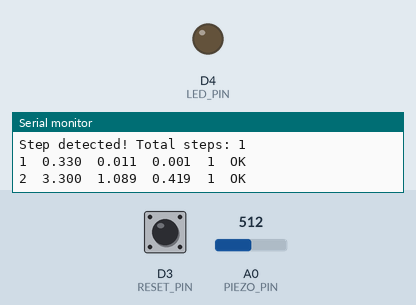
Bench run of a sketch on a simulated ESP8266 (Wemos D1 mini). Parts: output pins drawn as LEDs (lit = HIGH), the last lines printed to the serial monitor. The inputs (shaded band) are chosen by the test bench; at power-on: A0 (PIEZO_PIN) = 512, D3 (RESET_PIN) HIGH. WiFi joins after 1.5 s; servers stay silent unless stated; uploads are accepted with an empty reply. At 12.9 s the program restarts the board; the recording ends there.

Above: at 2.79 s.
2.8 s: A0 (PIEZO_PIN) set to 17
At 5.5 s:
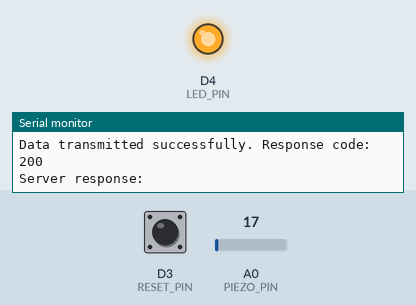
5.8 s: A0 (PIEZO_PIN) set to 14
8.8 s: D3 (RESET_PIN) pulled LOW for 0.15 s
Timing chart, 0 to 12.9 s (numbered marks = the images above; inputs shaded):
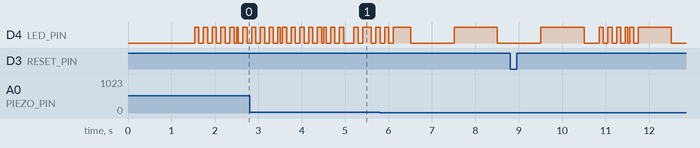

The sketch:

piezoelectric_wifi_harvester.ino
```cpp
/*
 * Piezoelectric Energy Harvesting System with ESP8266 WiFi Integration
 *
 * This sketch extends the basic energy harvesting system with WiFi connectivity
 * to send real-time data to a web dashboard.
 *
 * Hardware Configuration:
 * - ESP8266 (NodeMCU or Wemos D1 Mini)
 * - Multiple piezoelectric sensors in series
 * - Full-wave bridge rectifier (4x 1N4007 diodes)
 * - Storage capacitor (1000µF, 16V)
 * - Voltage divider for analog input (R1=10kΩ, R2=10kΩ)
 * - LED indicator on built-in LED pin
 * - Analog input on pin A0
 *
 * Features:
 * - Real-time data transmission via HTTP POST
 * - JSON data format
 * - Automatic reconnection
 * - Local data backup when WiFi unavailable
 * - Configurable server endpoint
 */

#include <ESP8266WiFi.h>
#include <ESP8266HTTPClient.h>
#include <ArduinoJson.h>
#include <WiFiManager.h>
#include <Ticker.h>

// WiFi Configuration
const char* AP_SSID = "EnergyHarvester_Setup";
const char* AP_PASSWORD = "energy123";
const char* CONFIG_PORTAL_SSID = "EnergyHarvester-Config";

// Server Configuration (update with your server details)
const char* SERVER_HOST = "your-server.com";  // Replace with your server
const int SERVER_PORT = 80;
const String SERVER_ENDPOINT = "/api/energy-data";

// Pin definitions for ESP8266
const int PIEZO_PIN = A0;      // Analog input for piezoelectric voltage
const int LED_PIN = LED_BUILTIN; // Built-in LED for status indication
const int RESET_PIN = D3;      // Optional reset button pin

// System parameters
const float VOLTAGE_DIVIDER_RATIO = 2.0;  // Voltage divider ratio (R1+R2)/R2
const float SUPPLY_VOLTAGE = 3.3;        // ESP8266 supply voltage
const int ADC_RESOLUTION = 1024;         // ESP8266 ADC resolution
const float CAPACITANCE = 0.001;         // Storage capacitance in Farads (1000µF)
const float LOAD_RESISTANCE = 10000.0;   // Load resistance in Ohms (10kΩ)

// Thresholds and timing
const float VOLTAGE_THRESHOLD = 0.1;     // Minimum voltage to consider as valid signal
const unsigned long SAMPLING_INTERVAL = 100;  // Sampling interval in milliseconds
const unsigned long TRANSMIT_INTERVAL = 5000;  // Data transmission interval in milliseconds
const unsigned long DISPLAY_INTERVAL = 1000;  // Display update interval in milliseconds

// Variables for energy calculations
float totalEnergy = 0.0;           // Total energy harvested in Joules
float instantaneousPower = 0.0;    // Instantaneous power in Watts
float currentVoltage = 0.0;        // Current voltage reading in Volts
int stepCount = 0;                 // Number of steps detected
bool stepDetected = false;         // Flag for step detection

// Timing variables
unsigned long lastSampleTime = 0;
unsigned long lastTransmitTime = 0;
unsigned long lastDisplayTime = 0;
unsigned long lastStepTime = 0;
const unsigned long STEP_DEBOUNCE_TIME = 200;  // Debounce time for step detection

// Data smoothing
const int NUM_SAMPLES = 10;
float voltageSamples[NUM_SAMPLES];
int sampleIndex = 0;

// WiFi and transmission variables
WiFiManager wifiManager;
HTTPClient http;
Ticker statusLED;
bool wifiConnected = false;
int transmissionFailures = 0;
const int MAX_FAILURES = 5;

// Device identification
String deviceId;
String deviceName;

void setup() {
  Serial.begin(115200);
  Serial.println("\n=== Piezoelectric Energy Harvester with WiFi ===");

  // Initialize pins
  pinMode(LED_PIN, OUTPUT);
  pinMode(PIEZO_PIN, INPUT);
  pinMode(RESET_PIN, INPUT_PULLUP);

  // Generate unique device ID
  deviceId = "ESP_" + WiFi.macAddress();
  deviceId.replace(":", "");
  deviceName = "EnergyHarvester_" + deviceId.substring(6, 12);

  // Initialize voltage samples array
  for (int i = 0; i < NUM_SAMPLES; i++) {
    voltageSamples[i] = 0.0;
  }

  // Initialize WiFiManager
  setupWiFi();

  // Initialize status LED
  setupStatusLED();

  // Display initial message
  Serial.println("System initialized. Starting energy harvesting...");
  Serial.println("Device ID: " + deviceId);
  Serial.println("Device Name: " + deviceName);
  Serial.println();

  // Display header for data output
  Serial.println("Time(s)\tVoltage(V)\tPower(W)\tEnergy(J)\tSteps\tWiFi");
  Serial.println("------\t---------\t-------\t--------\t-----\t----");
}

void loop() {
  unsigned long currentTime = millis();

  // Check for reset button press
  if (digitalRead(RESET_PIN) == LOW) {
    delay(50); // Debounce
    if (digitalRead(RESET_PIN) == LOW) {
      resetWiFiSettings();
    }
  }

  // Sample voltage at regular intervals
  if (currentTime - lastSampleTime >= SAMPLING_INTERVAL) {
    sampleVoltage();
    calculatePower();
    detectStep();
    lastSampleTime = currentTime;
  }

  // Transmit data at regular intervals
  if (currentTime - lastTransmitTime >= TRANSMIT_INTERVAL) {
    transmitData();
    lastTransmitTime = currentTime;
  }

  // Update display at regular intervals
  if (currentTime - lastDisplayTime >= DISPLAY_INTERVAL) {
    updateDisplay();
    lastDisplayTime = currentTime;
  }

  // Update LED indicator
  updateLEDIndicator();

  // Handle WiFi reconnection
  handleWiFiConnection();
}

void setupWiFi() {
  Serial.println("Setting up WiFi...");

  // Set custom parameters for configuration portal
  WiFiManagerParameter custom_server_host("server_host", "Server Host", SERVER_HOST, 40);
  WiFiManagerParameter custom_server_port("server_port", "Server Port", String(SERVER_PORT).c_str(), 6);
  WiFiManagerParameter custom_device_name("device_name", "Device Name", deviceName.c_str(), 20);

  wifiManager.addParameter(&custom_server_host);
  wifiManager.addParameter(&custom_server_port);
  wifiManager.addParameter(&custom_device_name);

  // Set configuration portal timeout
  wifiManager.setConfigPortalTimeout(300); // 5 minutes

  // Set custom AP name and password
  wifiManager.setAPCallback(configModeCallback);

  // Try to connect to WiFi
  if (!wifiManager.autoConnect(CONFIG_PORTAL_SSID, AP_PASSWORD)) {
    Serial.println("Failed to connect to WiFi and hit timeout");
    Serial.println("Restarting device...");
    delay(3000);
    ESP.restart();
  }

  // Update configuration from custom parameters
  String serverHost = custom_server_host.getValue();
  String serverPort = custom_server_port.getValue();
  deviceName = custom_device_name.getValue();

  Serial.println("WiFi connected successfully!");
  Serial.print("IP address: ");
  Serial.println(WiFi.localIP());
  Serial.print("Device Name: ");
  Serial.println(deviceName);
  Serial.print("Server: ");
  Serial.print(serverHost);
  Serial.print(":");
  Serial.println(serverPort);

  wifiConnected = true;
}

void configModeCallback(WiFiManager *myWiFiManager) {
  Serial.println("Entered config mode");
  Serial.println(WiFi.softAPIP());
  Serial.println(myWiFiManager->getConfigPortalSSID());

  // Blink LED to indicate config mode
  for (int i = 0; i < 5; i++) {
    digitalWrite(LED_PIN, LOW);
    delay(200);
    digitalWrite(LED_PIN, HIGH);
    delay(200);
  }
}

void setupStatusLED() {
  // Set up ticker for status LED blinking
  statusLED.attach(1.0, []() {
    if (wifiConnected) {
      digitalWrite(LED_PIN, !digitalRead(LED_PIN)); // Slow blink when connected
    } else {
      digitalWrite(LED_PIN, HIGH); // Solid when not connected
    }
  });
}

void sampleVoltage() {
  // Read raw ADC value
  int rawValue = analogRead(PIEZO_PIN);

  // Convert to voltage (accounting for voltage divider)
  float rawVoltage = (rawValue * SUPPLY_VOLTAGE) / ADC_RESOLUTION;
  float actualVoltage = rawVoltage * VOLTAGE_DIVIDER_RATIO;

  // Apply moving average filter
  voltageSamples[sampleIndex] = actualVoltage;
  sampleIndex = (sampleIndex + 1) % NUM_SAMPLES;

  // Calculate average voltage
  float sum = 0.0;
  for (int i = 0; i < NUM_SAMPLES; i++) {
    sum += voltageSamples[i];
  }
  currentVoltage = sum / NUM_SAMPLES;
}

void calculatePower() {
  // Calculate instantaneous power: P = V²/R
  if (currentVoltage > VOLTAGE_THRESHOLD) {
    instantaneousPower = (currentVoltage * currentVoltage) / LOAD_RESISTANCE;

    // Calculate energy contribution for this time interval
    // E = P × t (where t is in seconds)
    float timeInterval = SAMPLING_INTERVAL / 1000.0;  // Convert ms to seconds
    float energyIncrement = instantaneousPower * timeInterval;

    // Accumulate total energy
    totalEnergy += energyIncrement;
  } else {
    instantaneousPower = 0.0;
  }
}

void detectStep() {
  unsigned long currentTime = millis();

  // Detect step based on voltage threshold and debounce
  if (currentVoltage > VOLTAGE_THRESHOLD && !stepDetected) {
    if (currentTime - lastStepTime >= STEP_DEBOUNCE_TIME) {
      stepCount++;
      stepDetected = true;
      lastStepTime = currentTime;

      // Visual feedback for step detection
      Serial.print("Step detected! Total steps: ");
      Serial.println(stepCount);
    }
  } else if (currentVoltage <= VOLTAGE_THRESHOLD) {
    stepDetected = false;
  }
}

void transmitData() {
  if (!wifiConnected) {
    Serial.println("WiFi not connected. Skipping data transmission.");
    return;
  }

  // Create JSON document
  DynamicJsonDocument doc(1024);

  // Device information
  doc["deviceId"] = deviceId;
  doc["deviceName"] = deviceName;
  doc["timestamp"] = millis();
  doc["wifiSignal"] = WiFi.RSSI();

  // Energy data
  doc["voltage"] = currentVoltage;
  doc["power"] = instantaneousPower;
  doc["energy"] = totalEnergy;
  doc["steps"] = stepCount;

  // System status
  doc["uptime"] = millis() / 1000;
  doc["freeHeap"] = ESP.getFreeHeap();
  doc["wifiStatus"] = "connected";

  // Convert to JSON string
  String jsonString;
  serializeJson(doc, jsonString);

  // Send HTTP POST request
  String url = "http://" + String(SERVER_HOST) + ":" + String(SERVER_PORT) + SERVER_ENDPOINT;

  http.begin(url);
  http.addHeader("Content-Type", "application/json");
  http.addHeader("User-Agent", "ESP8266-EnergyHarvester/1.0");

  int httpResponseCode = http.POST(jsonString);

  if (httpResponseCode > 0) {
    Serial.print("Data transmitted successfully. Response code: ");
    Serial.println(httpResponseCode);

    String response = http.getString();
    Serial.println("Server response: " + response);

    transmissionFailures = 0;
  } else {
    Serial.print("Error transmitting data. Error code: ");
    Serial.println(httpResponseCode);
    Serial.println("Error: " + http.errorToString(httpResponseCode));

    transmissionFailures++;

    if (transmissionFailures >= MAX_FAILURES) {
      Serial.println("Too many transmission failures. Restarting WiFi...");
      wifiConnected = false;
      WiFi.disconnect();
      delay(1000);
      setupWiFi();
    }
  }

  http.end();
}

void updateDisplay() {
  // Calculate elapsed time
  unsigned long elapsedTime = millis() / 1000;

  // Display formatted data
  Serial.print(elapsedTime);
  Serial.print("\t");
  Serial.print(currentVoltage, 3);
  Serial.print("\t");
  Serial.print(instantaneousPower * 1000, 3);  // Convert to mW for better readability
  Serial.print("\t");
  Serial.print(totalEnergy * 1000, 3);         // Convert to mJ for better readability
  Serial.print("\t");
  Serial.print(stepCount);
  Serial.print("\t");
  Serial.println(wifiConnected ? "OK" : "FAIL");
}

void updateLEDIndicator() {
  // Additional LED control based on energy generation
  static unsigned long lastBlink = 0;

  if (currentVoltage > VOLTAGE_THRESHOLD) {
    if (millis() - lastBlink > 100) {
      digitalWrite(LED_PIN, !digitalRead(LED_PIN));
      lastBlink = millis();
    }
  }
}

void handleWiFiConnection() {
  if (WiFi.status() != WL_CONNECTED && wifiConnected) {
    Serial.println("WiFi connection lost!");
    wifiConnected = false;
  } else if (WiFi.status() == WL_CONNECTED && !wifiConnected) {
    Serial.println("WiFi reconnected!");
    wifiConnected = true;
    transmissionFailures = 0;
  }
}

void resetWiFiSettings() {
  Serial.println("Resetting WiFi settings...");

  // Turn on LED to indicate reset
  digitalWrite(LED_PIN, LOW);
  delay(2000);

  // Reset WiFi settings
  wifiManager.resetSettings();

  // Blink LED to confirm reset
  for (int i = 0; i < 10; i++) {
    digitalWrite(LED_PIN, !digitalRead(LED_PIN));
    delay(100);
  }

  Serial.println("WiFi settings reset. Restarting...");
  delay(1000);
  ESP.restart();
}

// Function to get system statistics as JSON string
String getSystemStatsJSON() {
  DynamicJsonDocument doc(512);

  doc["deviceId"] = deviceId;
  doc["deviceName"] = deviceName;
  doc["voltage"] = currentVoltage;
  doc["power"] = instantaneousPower;
  doc["energy"] = totalEnergy;
  doc["steps"] = stepCount;
  doc["uptime"] = millis() / 1000;
  doc["wifiConnected"] = wifiConnected;
  doc["wifiSignal"] = wifiConnected ? WiFi.RSSI() : 0;
  doc["freeHeap"] = ESP.getFreeHeap();

  String jsonString;
  serializeJson(doc, jsonString);
  return jsonString;
}

// Function to reset energy counter
void resetEnergyCounter() {
  totalEnergy = 0.0;
  stepCount = 0;
  Serial.println("Energy counter reset.");
}

// Function to calibrate system
void calibrateSystem() {
  Serial.println("Calibrating system...");
  delay(1000);

  // Take baseline readings
  float baselineSum = 0.0;
  for (int i = 0; i < 100; i++) {
    int rawValue = analogRead(PIEZO_PIN);
    float rawVoltage = (rawValue * SUPPLY_VOLTAGE) / ADC_RESOLUTION;
    baselineSum += rawVoltage * VOLTAGE_DIVIDER_RATIO;
    delay(10);
  }

  float baselineVoltage = baselineSum / 100.0;
  Serial.print("Baseline voltage: ");
  Serial.print(baselineVoltage, 3);
  Serial.println("V");
  Serial.println("Calibration complete.");
}
```
